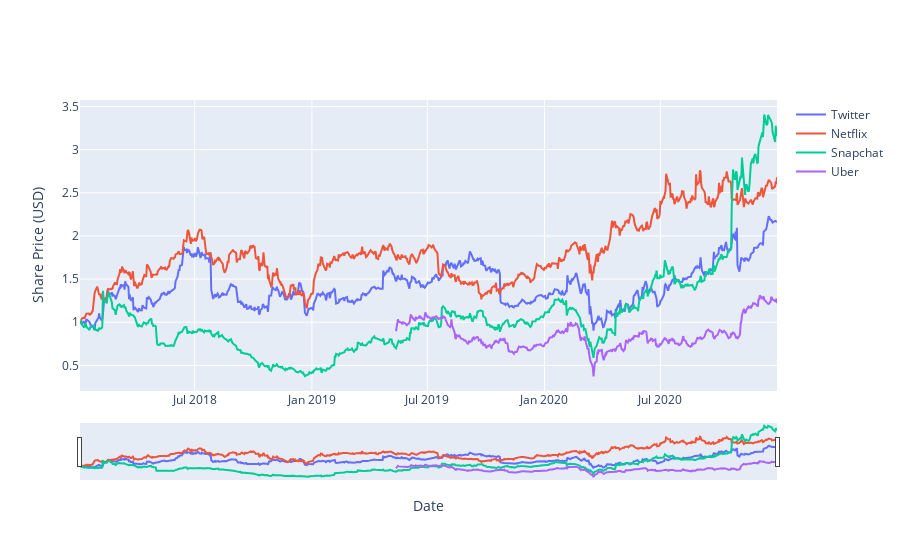

This figure's notebook cell:
### Code cell
#Declare figure
fig = go.Figure()

#add Traces
fig.add_trace(go.Scatter(x=TWTR_data.index, y=TWTR_Cum_Returns, name='Twitter'))
fig.add_trace(go.Scatter(x=NFLX_data.index, y=NFLX_Cum_Returns, name='Netflix'))
fig.add_trace(go.Scatter(x=SNAP_data.index, y=SNAP_Cum_Returns, name='Snapchat'))
fig.add_trace(go.Scatter(x=UBER_data.index, y=UBER_Cum_Returns, name='Uber'))

# X and Y Axis Update
fig.update_xaxes(
    title = 'Date',rangeslider_visible=True
)

fig.update_yaxes(
    title = 'Share Price (USD)'
)

#Show
fig.show()

### Figure 1 — Plotly figure (JSON) as saved in the notebook; plotly's stock layout.template omitted (floating-point values rounded to 4 significant figures; data arrays with more than 128 entries replaced by an {"elided": "..."} marker saying what was removed)
{"data": [{"name": "Twitter", "type": "scatter", "x": {"elided": "756 str values"}, "y": {"elided": "756 float values"}}, {"name": "Netflix", "type": "scatter", "x": {"elided": "756 str values"}, "y": {"elided": "756 float values"}}, {"name": "Snapchat", "type": "scatter", "x": {"elided": "756 str values"}, "y": {"elided": "756 float values"}}, {"name": "Uber", "type": "scatter", "x": {"elided": "416 str values"}, "y": {"elided": "416 float values"}}], "layout": {"xaxis": {"rangeslider": {"visible": true}, "title": {"text": "Date"}}, "yaxis": {"title": {"text": "Share Price (USD)"}}}}
